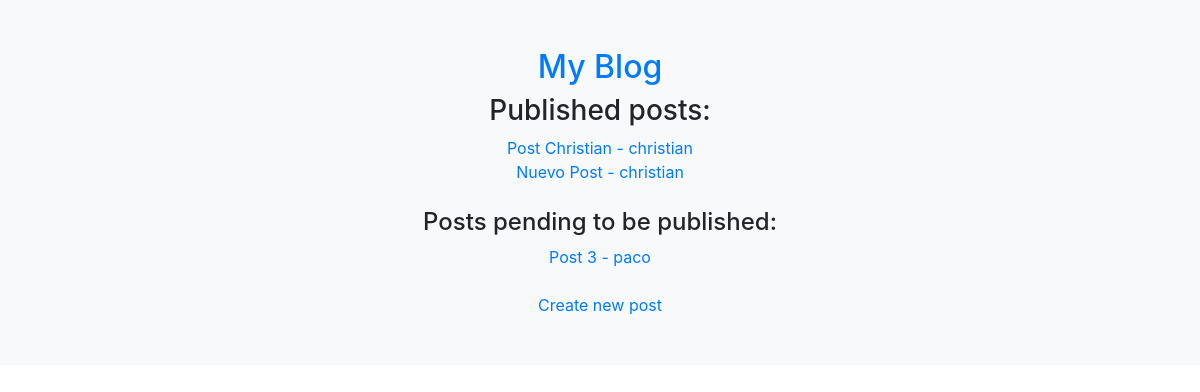
Before: / with the older database file.
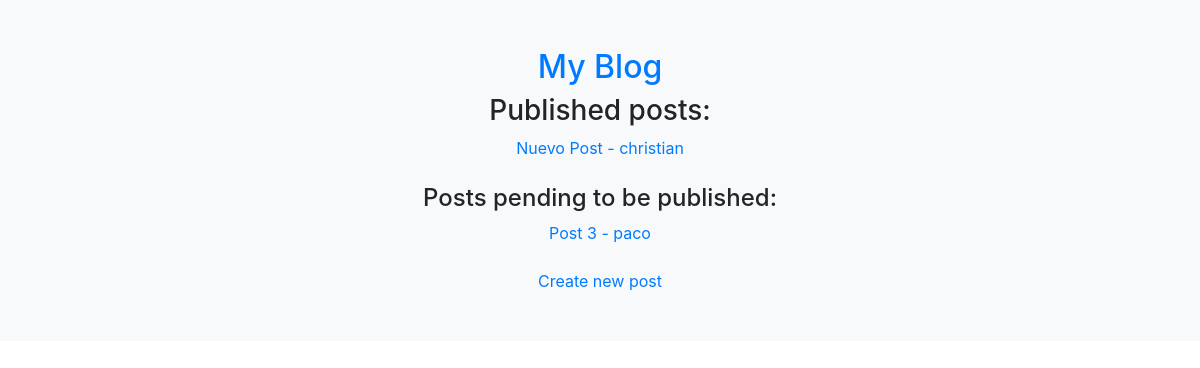
After: the same page with the newer database file.
### blog/models.py (models this page shows, shortened)
class Post(models.Model):
    author = models.ForeignKey('auth.User')
    title = models.CharField(max_length=200)
    text = models.TextField()
    created_date = models.DateTimeField(default=timezone.now)
    published_date = models.DateTimeField(blank=True, null=True)

### blog/views.py (the view)
# urls.py: url(r'^$', index),
def index(request):
    published_posts = Post.objects.filter(published_date__isnull=False)
    not_published_posts = Post.objects.filter(published_date__isnull=True)
    context = {'published_posts': published_posts, 'not_published_posts': not_published_posts}
    return render(request, 'blog/index.html', context)

### blog/templates/blog/index.html (shortened to what this page needs)
{% extends 'blog/base.html' %}
{% load static %}
{% block content %}
  <h3>Published posts:</h3>
  {% for post in published_posts %}
    <div class="js-post">
      <a href="/post/{{ post.id }}/" data-toggle="tooltip" data-placement="right"
         title="Published at: {{ post.published_date }}">{{ post.title }} - {{ post.author.username }}</a>
    </div>
  {% endfor %}
  <br>
  <h4>Posts pending to be published:</h4>
  {% for post in not_published_posts %}
    <div class="js-post">
      <a href="/post/{{ post.id }}/" data-toggle="tooltip" data-placement="right"
         title="Created at: {{ post.created_date }}">{{ post.title }} - {{ post.author.username }}</a>
    </div>
  {% endfor %}
  <br>
  <a href="/post/create/">Create new post</a>
{% endblock %}

Changed rows visible on the page:
removed Post: title "Post Christian", author.username "christian", shown under "Published posts:"
